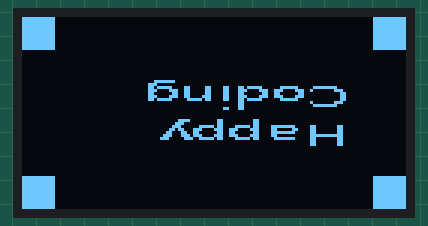
Simulated run of this program. Board: ESP32. Shown: 128×64 one-colour display.

Above: at 0.1 s.
At 4.2 s:
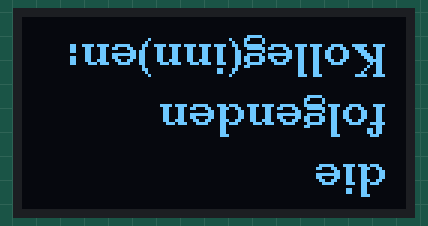
At 6.2 s:
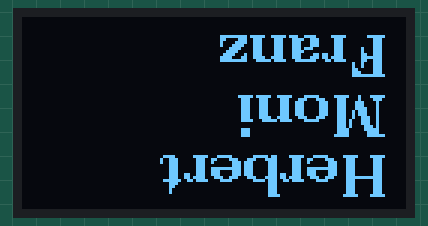
At 8.2 s:
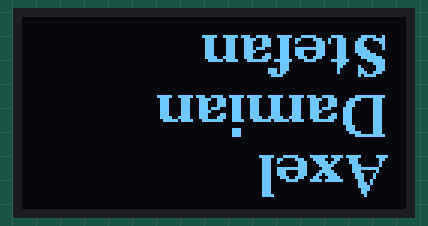
At 10.2 s:
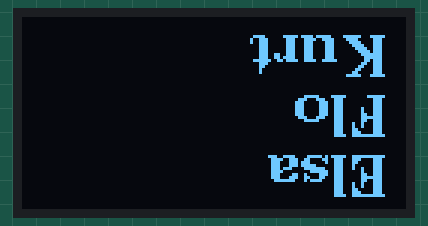
At 12.3 s:
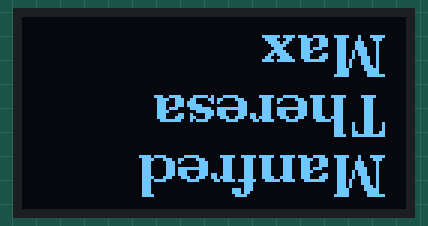

Measured:
- what the display in image 1 shows lasts 2.0 s, from 4.1 s to 6.1 s

The program:

main.cpp
```cpp
#include <Arduino.h>
#include <U8g2lib.h>
#include  "namen.h"
#ifdef U8X8_HAVE_HW_SPI
#include <SPI.h>
#endif
#ifdef U8X8_HAVE_HW_I2C
#include <Wire.h>
#endif
void draw_bsi_logo(void);
/*
  U8g2lib Example Overview:
    Frame Buffer Examples: clearBuffer/sendBuffer. Fast, but may not work with all Arduino boards because of RAM consumption
    Page Buffer Examples: firstPage/nextPage. Less RAM usage, should work with all Arduino boards.
    U8x8 Text Only Example: No RAM usage, direct communication with display controller. No graphics, 8x8 Text only.

  This is a page buffer example.
*/

// Please UNCOMMENT one of the contructor lines below
// U8g2 Contructor List (Picture Loop Page Buffer)
// The complete list is available here: https://github.com/olikraus/u8g2/wiki/u8g2setupcpp
// Please update the pin numbers according to your setup. Use U8X8_PIN_NONE if the reset pin is not connected

U8G2_SSD1306_128X64_NONAME_F_SW_I2C u8g2(U8G2_R0, /* clock=*/ 4, /* data=*/ 5, /* reset=*/ U8X8_PIN_NONE);


// End of constructor list

// XBM file start, paste the content of the XBM file directly into the .ino file
// variable name changed from
// static unsigned char u8g2_logo_97x51_bits[]
// to
// static const unsigned char u8g2_logo_97x51_bits[] U8X8_PROGMEM


#define u8g2_logo_97x51_width 128
#define u8g2_logo_97x51_height 64


uint8_t draw_state =0;

unsigned char clear_screen[128*64];

// void intrement_liststate(void){

//   list_state = list_state +3;
// }
// uint8_t get_listplace(uint8_t draw_state) {
//   uint8_t list_part =0;
//   switch(draw_state) {
//     case 0: break;
//     case 1: break;
//     case 2: break;
//     case 3:   list_part = 0; break;
//     case 4:   list_part =3; break;
//     case 5:   list_part = 6; break;
//     case 6:   list_part = 9; break;
//     case 7:   list_part = 12; break;
//     case 8:   list_part = 15; break;
//     case 9:   list_part = 18; break;
//     case 10:  list_part = 21; break;
//     case 11:  list_part = 24; break;
//     case 12:  list_part = 27; break;
//   }
//   return list_part;
//  }
void draw_logo_bsi(void) {
  draw_state++;
  u8g2.setFont(u8g2_font_ncenB14_tr);
  u8g2.drawXBMP(0,0, u8g2_logo_97x51_width, 64, bsi_logo);
}

void clean_display(void) {
  draw_state++;
  u8g2.setFont(u8g2_font_ncenB14_tr);
  uint16_t size = 128 * 64;
  for (uint16_t t=0 ; t>size; t++){
    clear_screen[t] = 255;
  }
  u8g2.drawXBMP(0,0, u8g2_logo_97x51_width, u8g2_logo_97x51_height, clear_screen);
}

void u8g2_die_folg_Kollegen(uint8_t a) {
  draw_state++;
  u8g2.setFont(u8g2_font_ncenB10_tr);
  u8g2.setFontDirection(2);
  u8g2.drawStr(120,20, "Kolleg(inn)en:");
  u8g2.drawStr(120,40, "folgenden");
  u8g2.drawStr(120,60, "die");

}

void u8g2_string(uint8_t a) {
  draw_state++;
  u8g2.setFont(u8g2_font_ncenB14_tr);
  u8g2.setFontDirection(2);
  u8g2.drawStr(120,20, names_list[2]);
  u8g2.drawStr(120,40, names_list[1]);
  u8g2.drawStr(120,60, names_list[0]);

}
void u8g2_string1(uint8_t a) {
  draw_state++;
  u8g2.setFont(u8g2_font_ncenB14_tr);
  u8g2.setFontDirection(2);
  u8g2.drawStr(120,20, names_list[5]);
  u8g2.drawStr(120,40, names_list[4]);
  u8g2.drawStr(120,60, names_list[3]);
}
void u8g2_string2(uint8_t a) {
  draw_state++;
  u8g2.setFont(u8g2_font_ncenB14_tr);
  u8g2.setFontDirection(2);
  u8g2.drawStr(120,20, names_list[8]);
  u8g2.drawStr(120,40, names_list[7]);
  u8g2.drawStr(120,60, names_list[6]);
}

void u8g2_string3(uint8_t a) {
   draw_state++;
  u8g2.setFont(u8g2_font_ncenB14_tr);
  u8g2.setFontDirection(2);
  u8g2.drawStr(120,20,  names_list[11]);
  u8g2.drawStr(120,40, names_list[10]);
  u8g2.drawStr(120,60, names_list[9]);
}
void u8g2_string4(uint8_t a) {
  draw_state++;
  u8g2.setFont(u8g2_font_ncenB14_tr);
  u8g2.setFontDirection(2);
  u8g2.drawStr(120,20,  names_list[14]);
  u8g2.drawStr(120,40, names_list[13]);
  u8g2.drawStr(120,60, names_list[12]);
}


void u8g2_string9(uint8_t a) {
   draw_state++;
  u8g2.setFont(u8g2_font_ncenB14_tr);
  u8g2.setFontDirection(2);
  u8g2.drawStr(120,60, names_list[27]);
}

void u8g2_string10(uint8_t a) {
   draw_state++;
  u8g2.setFont(u8g2_font_ncenB14_tr);
  u8g2.setFontDirection(2);
  u8g2.drawStr(120, 20, "unter:");
  u8g2.drawStr(120,40,  "Download");
  u8g2.drawStr(120,60,  "Code");
}

void u8g2_string11(uint8_t a) {
   draw_state++;
  u8g2.setFont(u8g2_font_ncenB08_tr);
  u8g2.setFontDirection(2);
  u8g2.drawStr(120,20, "leaving_early");
  u8g2.drawStr(120,40, "fabikroeger/");
  u8g2.drawStr(120,60,  "https://github.com/" );
}

//https://github.com/fabikroeger/leaving_early


//https://randomnerdtutorials.com/vs-code-platformio-ide-esp32-esp8266-arduino/

void u8g2_prepare(void) {
  u8g2.setFont(u8g2_font_6x10_tf);
  u8g2.setFontRefHeightExtendedText();
  u8g2.setDrawColor(1);
  u8g2.setFontPosTop();
  u8g2.setFontDirection(2);
}
void draw(void) {
  u8g2_prepare();

  switch(draw_state) {
    case 0: draw_logo_bsi(); break;
    case 1: clean_display();break;
    case 2: u8g2_die_folg_Kollegen(draw_state);break;
    case 3: u8g2_string(draw_state); break;
    case 4: u8g2_string1(draw_state); break;
    case 5: u8g2_string2(draw_state); break;
    case 6: u8g2_string3(draw_state); break;
    case 7: u8g2_string4(draw_state); break;
  }
}

void setup(void) {


  u8g2.begin();
}

void loop(void) {
  u8g2.firstPage();

  do {
    draw();
  } while( u8g2.nextPage() );

  // increase the state
  if ( draw_state >= 15 )
    draw_state = 0;


  // delay between each page

  delay(2000);
}
```

Source omitted: namen.h (data table, 6672 bytes)
